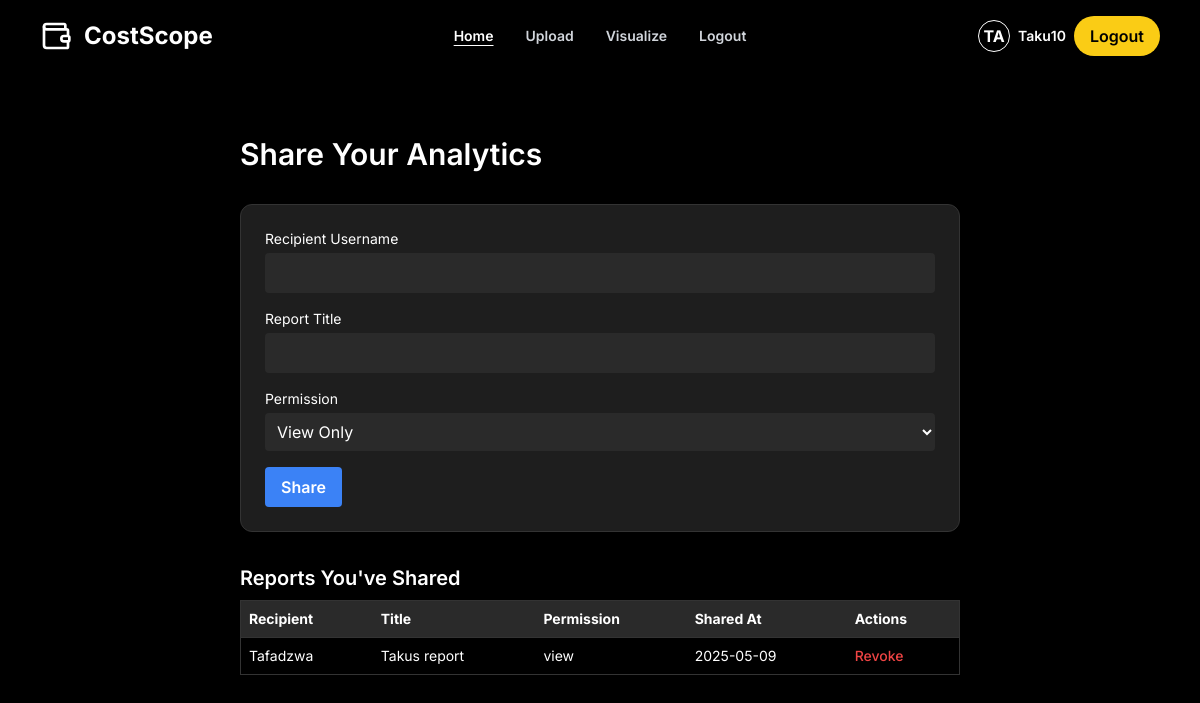
Page /share (signed in) on the earlier database version.
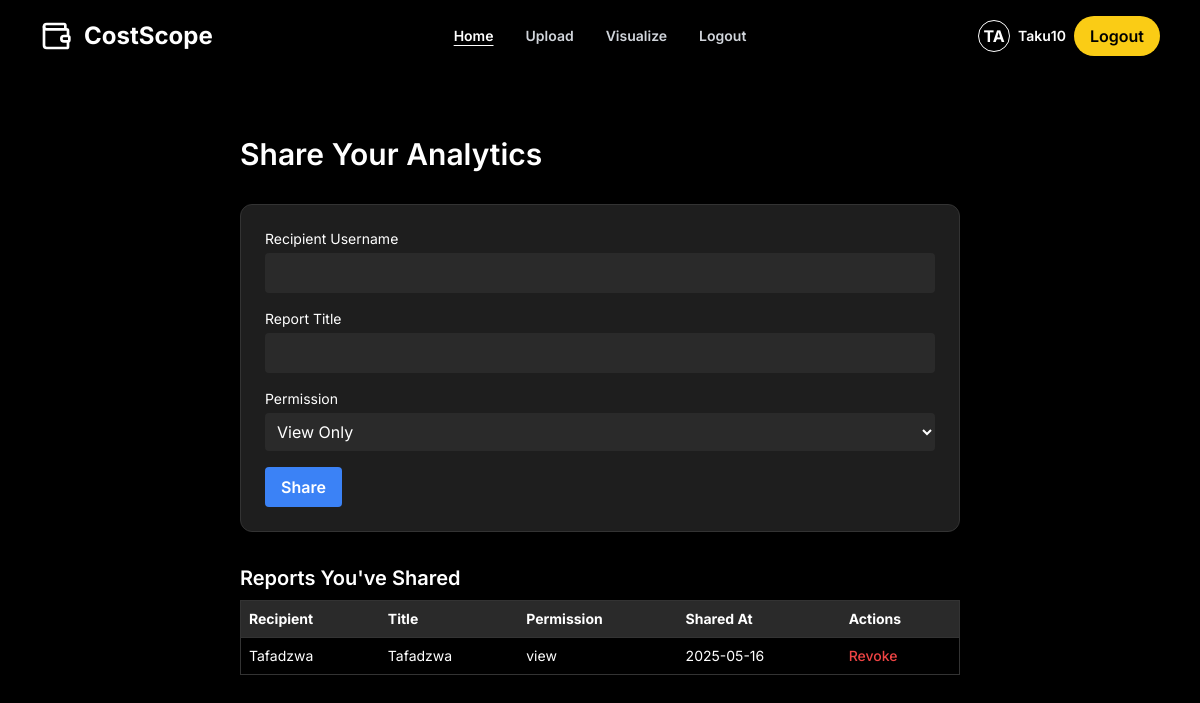
Same page on the later database version.
### app/models.py (models this page shows)
class SharedReport(db.Model):
    id = db.Column(db.Integer, primary_key=True)
    owner_id = db.Column(db.Integer, db.ForeignKey('user.id'), nullable=False)
    recipient_username = db.Column(db.String(100), nullable=False)
    report_title = db.Column(db.String(100), nullable=False)
    permission = db.Column(db.String(20), default='view')  # Can be 'view' or 'comment'
    timestamp = db.Column(db.DateTime, default=datetime.utcnow)
    owner = db.relationship('User', backref='shared_reports')

### app/routes.py (the view, shortened to what this page needs)
@main.route('/share', methods=['GET', 'POST'])
@login_required
def share_data():
    sent_reports = SharedReport.query.filter_by(owner_id=current_user.id).order_by(SharedReport.timestamp.desc()).all()
    received_reports = SharedReport.query.filter_by(recipient_username=current_user.username).all()
    return render_template('share.html', shared_reports=sent_reports)

### app/__init__.py (called while the page is built)
def create_app(testing=False):
    app = Flask(__name__)
    app.config['SECRET_KEY'] = 'dev'
    if testing:
        app.config['TESTING'] = True
        app.config['SQLALCHEMY_DATABASE_URI'] = 'sqlite:///:memory:'
        app.config['WTF_CSRF_ENABLED'] = False  # Disable CSRF for form testing
    else:
        app.config['SQLALCHEMY_DATABASE_URI'] = 'sqlite:///studysync.db'
        app.config['WTF_CSRF_ENABLED'] = True
    db.init_app(app)
    migrate.init_app(app, db)
    login_manager.init_app(app)
    @login_manager.user_loader
    def load_user(user_id):
        return User.query.get(int(user_id))
    from .routes import main as main_blueprint
    app.register_blueprint(main_blueprint)
    return app

### app/templates/share.html (shortened to what this page needs)
{% extends "base.html" %}
{% block content %}
<div class="max-w-3xl mx-auto text-white p-6 space-y-8">
  <h1 class="text-3xl font-semibold">Share Your Analytics</h1>
  <form method="POST" action="{{ url_for('main.share_data') }}" class="space-y-4 bg-[#1e1e1e] p-6 rounded-xl border border-[#333]">
    <div>
      <label class="block mb-1 text-sm">Recipient Username</label>
      <input name="recipient" class="w-full p-2 bg-[#2a2a2a] rounded" required />
    </div>
    <div>
      <label class="block mb-1 text-sm">Report Title</label>
      <input name="title" class="w-full p-2 bg-[#2a2a2a] rounded" required />
    </div>
    <div>
      <label class="block mb-1 text-sm">Permission</label>
      <select name="permission" class="w-full p-2 bg-[#2a2a2a] rounded">
        <option value="view">View Only</option>
      </select>
    </div>
    <button type="submit" class="bg-blue-500 px-4 py-2 rounded font-semibold hover:bg-blue-600 transition">
      Share
    </button>
  </form>
  <div class="mt-10">
    <h2 class="text-xl font-semibold mb-2">Reports You've Shared</h2>
    {% if shared_reports %}
      <table class="w-full text-sm border border-[#333]">
        <thead class="bg-[#2a2a2a]">
          <tr>
            <th class="p-2 text-left">Recipient</th>
            <th class="p-2 text-left">Title</th>
            <th class="p-2 text-left">Permission</th>
            <th class="p-2 text-left">Shared At</th>
            <th class="p-2 text-left">Actions</th>
          </tr>
        </thead>
        <tbody>
          {% for report in shared_reports %}
          <tr class="border-t border-[#333]">
            <td class="p-2">{{ report.recipient_username }}</td>
            <td class="p-2">{{ report.report_title }}</td>
            <td class="p-2">{{ report.permission }}</td>
            <td class="p-2">{{ report.timestamp.strftime('%Y-%m-%d') }}</td>
            <td class="p-2">
              <form method="POST" action="{{ url_for('main.revoke_report', report_id=report.id) }}">
                <button type="submit" class="text-red-500 hover:text-red-700 text-sm font-medium">
                  Revoke
                </button>
              </form>
            </td>
          </tr>
          {% endfor %}
        </tbody>
      </table>
    {% else %}
      <p class="text-sm text-gray-400">No reports shared yet.</p>
    {% endif %}
  </div>
</div>
{% endblock %}

Differences in the rows shown:
changed SharedReport "Tafadzwa": report_title "Takus report" → "Tafadzwa"; timestamp "2025-05-09" → "2025-05-16"
